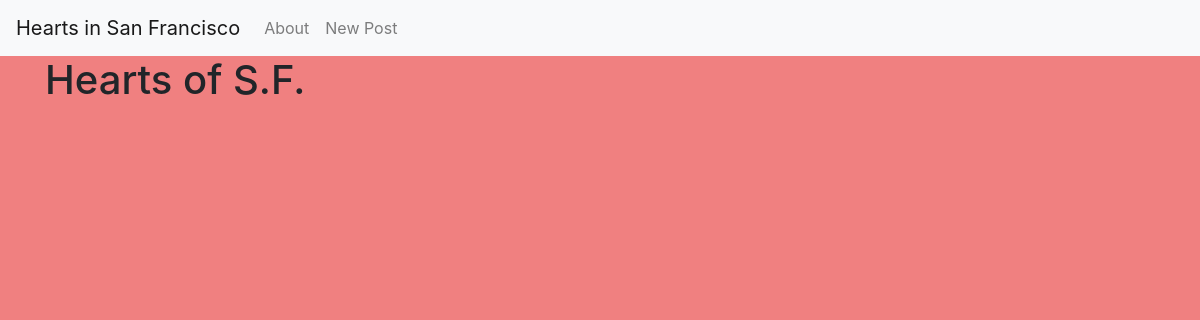
Before: / with the older database file.
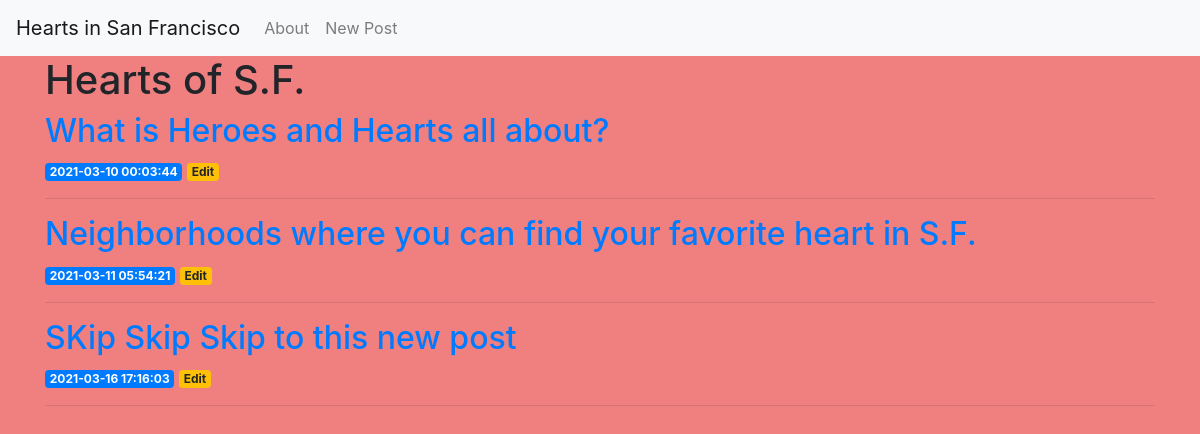
After: the same page with the newer database file.
### tables this page shows
CREATE TABLE posts (
    id INTEGER PRIMARY KEY AUTOINCREMENT, 
    created TIMESTAMP NOT NULL DEFAULT CURRENT_TIMESTAMP,
    title TEXT NOT NULL,
    content TEXT NOT NULL
);

### app.py (the view)
@app.route('/')
def index():
    conn = get_db_connection()
    posts = conn.execute('SELECT * FROM posts').fetchall()
    conn.close()
    return render_template('index.html', posts=posts)

### app.py (called while the page is built)
def get_db_connection():
    conn = sqlite3.connect('database.db')
    conn.row_factory = sqlite3.Row
    return conn

### templates/index.html
{% extends 'base.html' %}
{% block content %}
    <h1>{% block title %} Hearts of S.F. {% endblock %}</h1>
    {% for post in posts %}
    <a href="{{ url_for('post', post_id=post['id']) }}">
        <h2>{{ post['title'] }}</h2>
    </a>
    <span class="badge badge-primary">{{ post['created'] }}</span>
    <a href="{{ url_for('edit', id=post['id']) }}">
        <span class="badge badge-warning">Edit</span>
    </a>
    <hr>
{% endfor %}
{% endblock %}

### templates/base.html (shortened to what this page needs)
<!doctype html>
<html lang="en">
  <head>
    <link rel="stylesheet" href="https://stackpath.bootstrapcdn.com/bootstrap/4.3.1/css/bootstrap.min.css">
  </head>
  <body>
    <nav class="navbar navbar-expand-md navbar-light bg-light">
      <a class="navbar-brand" href="{{ url_for('index')}}">Hearts in San Francisco</a>
      <div class="collapse navbar-collapse" id="navbarNav">
          <ul class="navbar-nav">
          <li class="nav-item">
              <a class="nav-link" href="#">About</a>
          </li>
          <li class="nav-item">
              <a class="nav-link" href="{{url_for('create')}}">New Post</a>
          </li>
          </ul>
      </div>
  </nav>
  <div class="container">
      {% block content %} {% endblock %}
  </div>
  </body>
</html>

### templates/base.html (style rules this page uses)
body { background-color: lightcoral; }

Changed rows visible on the page:
added posts: title "What is Heroes and Hearts all about?", created "2021-03-10 00:03:44"
added posts: title "Neighborhoods where you can find your favorite heart in S.F.", created "2021-03-11 05:54:21"
added posts: title "SKip Skip Skip to this new post", created "2021-03-16 17:16:03"
